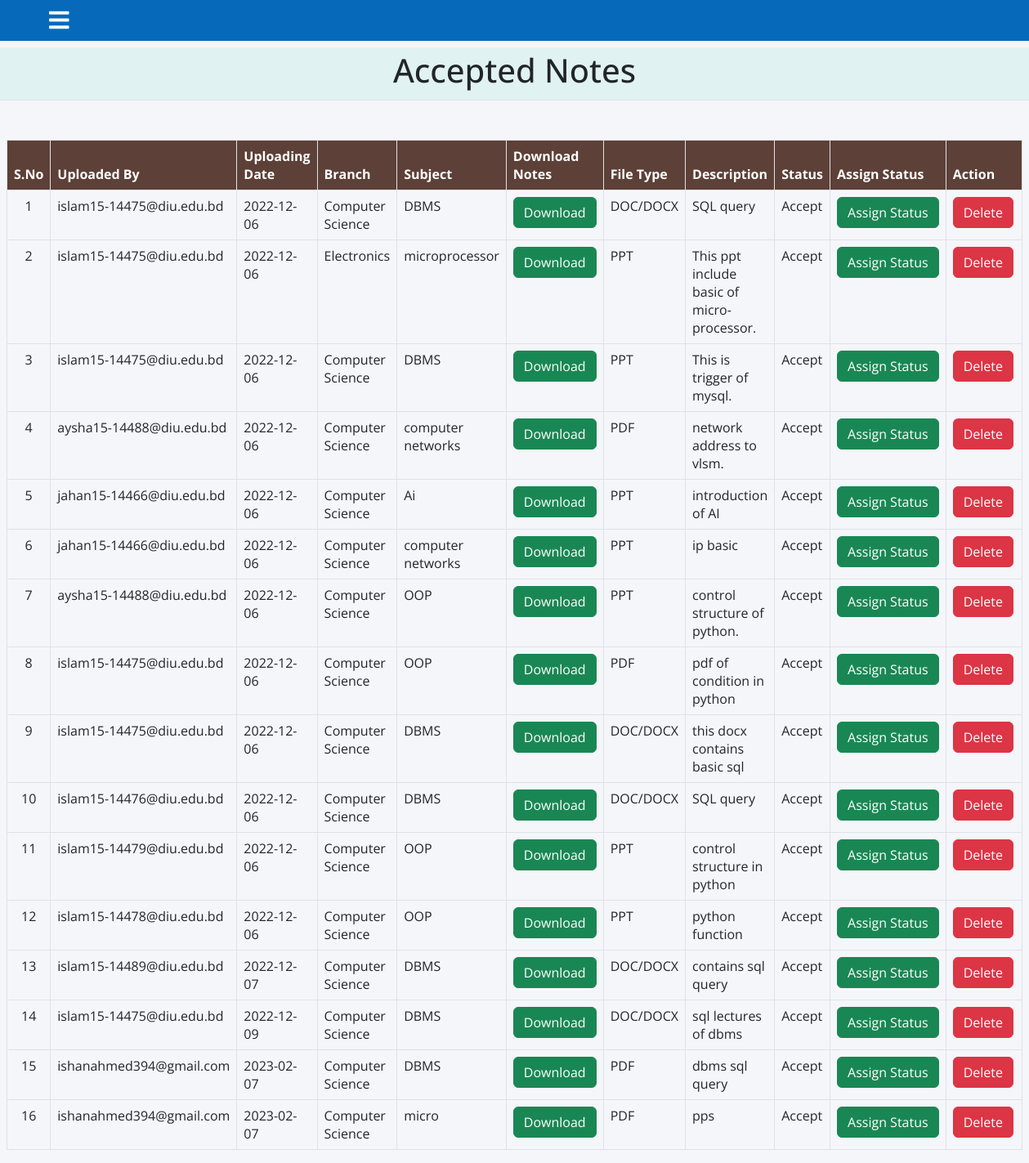
The app's page /accepted_notes (signed in) with its own data.
### notes/models.py (models this page shows, shortened)
class Notes(models.Model):
    user = models.ForeignKey(settings.AUTH_USER_MODEL,on_delete=models.CASCADE)
    uploadingdate = models.CharField(max_length=30)
    branch = models.CharField(max_length=30)
    subject = models.CharField(max_length=30)
    notesfile = models.FileField(null=True)
    filetype = models.CharField(max_length=30)
    description = models.CharField(max_length=100, null=True)
    status = models.CharField(max_length=15)
    upvotes = models.IntegerField(default=0)
    details = models.CharField(default='',max_length=500)

### notes/views.py (the view)
# urls.py: path('accepted_notes', accepted_notes, name='accepted_notes'),
def accepted_notes(request):
    if not request.user.is_authenticated:
        return redirect('login_admin')
    notes = Notes.objects.filter(status = "Accept")
    d = {'notes':notes}
    return render(request, 'accepted_notes.html',d)

### notes/templates/accepted_notes.html (shortened to what this page needs)
{% load static %}
<html lang="en" class="no-focus">
    <head>
        <link href="https://cdn.jsdelivr.net/npm/bootstrap@5.2.2/dist/css/bootstrap.min.css" rel="stylesheet">
        <link rel="stylesheet" id="css-main" href="{% static 'css1/sidebar.css' %}">
    </head>
    <body class="active">
         {% include "sidebar2.html" %}
            <main class="mt-2 " style="width: 100%;">
                <div class="content">
                    <div class="text-center border-bottom heading py-1" style="background-color: E0F2F1; font-size:30px">
                        <h1 class="text-center">Accepted Notes</h1>
                    </div>
                    <div class="container-fluid px-2 mt-5">
                        <div class="block-content block-content-full">
                            <table class="table table-bordered">
                                <thead class="text-white" style="background-color : #5d4037;">
                                    <tr>
                                        <th class="text-center">S.No</th>
                                        <th class="d-none d-sm-table-cell">Uploaded By</th>
                                        <th class="d-none d-sm-table-cell">Uploading Date</th>
                                        <th class="d-none d-sm-table-cell">Branch</th>
                                        <th class="d-none d-sm-table-cell">Subject</th>
                                        <th class="d-none d-sm-table-cell">Download Notes</th>
                                        <th class="d-none d-sm-table-cell">File Type</th>
                                        <th class="d-none d-sm-table-cell">Description</th>
                                        <th class="d-none d-sm-table-cell">Status</th>
                                        <th class="d-none d-sm-table-cell">Assign Status</th>
                                        <th class="d-none d-sm-table-cell" style="width: 15%;">Action</th>
                                    </tr>
                                </thead>
                                {% for i in notes %}
                                <tbody>
                                    <tr>
                                        <td class="text-center">{{forloop.counter}}</td>
                                        <td class="font-w600">{{i.user.username}}</td>
					<td class="font-w600">{{i.uploadingdate}}</td>
					<td class="font-w600">{{i.branch}}</td>
					<td class="font-w600">{{i.subject}}</td>
					<td class="font-w600"><a href="{{i.notesfile.url}}" class="btn btn-success" download>Download</a></td>
					<td class="font-w600">{{i.filetype}}</td>
					<td class="font-w600">{{i.description}}</td>
					<td class="font-w600">{{i.status}}</td>
					<td class="font-w600"><a href="{% url 'assign_status' i.id %}" class="btn btn-success">Assign&nbsp;Status</a></td>
					<td class="font-w600"><a href="{% url 'delete_notes' i.id %}" class="btn btn-danger" onclick="return confirm('Are your sure to Delete ?')">Delete</a></td>
                                    </tr>
                                        {% endfor %}
                                </tbody>
                            </table>
                        </div>
                    </div>
                </div>
            </main>
        <link rel="stylesheet" href="https://use.fontawesome.com/releases/v5.6.3/css/all.css">
    </body>
</html>

### notes/static/css1/sidebar.css (style rules this page uses)
* { list-style: none; text-decoration: none; margin: 0; padding: 0; box-sizing: border-box; font-family: 'Open Sans', sans-serif; --nav-color : #0769B9; }
body { background: #f5f6fa; overflow-x: hidden; }

### records on screen
Notes: user.username "islam15-14475@diu.edu.bd", uploadingdate "2022-12-06", branch "Computer Science", subject "DBMS", filetype "DOC/DOCX", description "SQL query", status "Accept"
Notes: user.username "islam15-14475@diu.edu.bd", uploadingdate "2022-12-06", branch "Electronics", subject "microprocessor", filetype "PPT", description "This ppt include basic of micro-processor.", status "Accept"
Notes: user.username "islam15-14475@diu.edu.bd", uploadingdate "2022-12-06", branch "Computer Science", subject "DBMS", filetype "PPT", description "This is trigger of mysql.", status "Accept"
Notes: user.username "aysha15-14488@diu.edu.bd", uploadingdate "2022-12-06", branch "Computer Science", subject "computer networks", filetype "PDF", description "network address to vlsm.", status "Accept"
Notes: user.username "jahan15-14466@diu.edu.bd", uploadingdate "2022-12-06", branch "Computer Science", subject "Ai", filetype "PPT", description "introduction of AI", status "Accept"
Notes: user.username "jahan15-14466@diu.edu.bd", uploadingdate "2022-12-06", branch "Computer Science", subject "computer networks", filetype "PPT", description "ip basic", status "Accept"
Notes: user.username "aysha15-14488@diu.edu.bd", uploadingdate "2022-12-06", branch "Computer Science", subject "OOP", filetype "PPT", description "control structure of python.", status "Accept"
Notes: user.username "islam15-14475@diu.edu.bd", uploadingdate "2022-12-06", branch "Computer Science", subject "OOP", filetype "PDF", description "pdf of condition in python", status "Accept"
Notes: user.username "islam15-14475@diu.edu.bd", uploadingdate "2022-12-06", branch "Computer Science", subject "DBMS", filetype "DOC/DOCX", description "this docx contains basic sql", status "Accept"
Notes: user.username "islam15-14476@diu.edu.bd", uploadingdate "2022-12-06", branch "Computer Science", subject "DBMS", filetype "DOC/DOCX", description "SQL query", status "Accept"
Notes: user.username "islam15-14479@diu.edu.bd", uploadingdate "2022-12-06", branch "Computer Science", subject "OOP", filetype "PPT", description "control structure in python", status "Accept"
Notes: user.username "islam15-14478@diu.edu.bd", uploadingdate "2022-12-06", branch "Computer Science", subject "OOP", filetype "PPT", description "python function", status "Accept"
Notes: user.username "islam15-14489@diu.edu.bd", uploadingdate "2022-12-07", branch "Computer Science", subject "DBMS", filetype "DOC/DOCX", description "contains sql query", status "Accept"
Notes: user.username "islam15-14475@diu.edu.bd", uploadingdate "2022-12-09", branch "Computer Science", subject "DBMS", filetype "DOC/DOCX", description "sql lectures of dbms", status "Accept"
Notes: user.username "ishanahmed394@gmail.com", uploadingdate "2023-02-07", branch "Computer Science", subject "DBMS", filetype "PDF", description "dbms sql query", status "Accept"
Notes: user.username "ishanahmed394@gmail.com", uploadingdate "2023-02-07", branch "Computer Science", subject "micro", filetype "PDF", description "pps", status "Accept"
